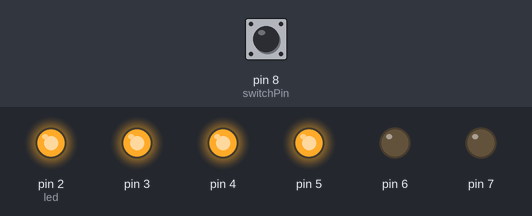
This sketch was run on a simulated Arduino Uno, built with avr-gcc and run on an emulated ATmega328P. On the bench: output pins drawn as LEDs (lit = HIGH). The inputs (shaded band) are chosen by the test bench; at power-on: pin 8 (switchPin) HIGH.

Above: at 9.4 s.
9.5 s: pin 8 (switchPin) pulled LOW for 0.15 s
At 10.9 s:
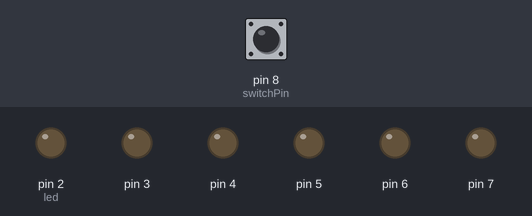
28.6 s: pin 8 (switchPin) pulled LOW for 3.2 s
At 34.7 s:
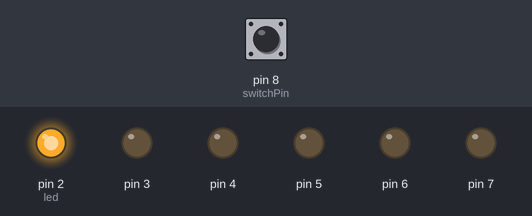
Timing chart, 0 to 41.3 s (numbered marks = the images above; inputs shaded):
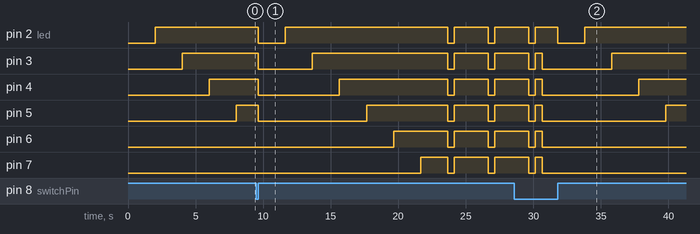

The sketch:

Digital_Hourglass.ino
```cpp
const int switchPin = 8;
unsigned long previousTime = 0;
int switchState = 0;
int prevSwitchState = 0;
int led = 2;
long interval = 2000; // (10 min)

void setup() {
  // put your setup code here, to run once:
  for (int i = 2; i<=7; i++) {
    pinMode(i, OUTPUT);
  }

  pinMode(8, INPUT);
}

void loop() {
  // put your main code here, to run repeatedly:
  unsigned long currentTime = millis();
  // if 10 min has passed since previous light turned on, turn next one on
  if (currentTime - previousTime > interval) {
    previousTime = currentTime;
    digitalWrite(led, HIGH);
    led++;

   //after time is up, flashes until switch is turned
    if (digitalRead(7) == HIGH) {
      if (switchState == prevSwitchState) {
        delay(interval);
        for (int x = 2; x <= 7; x++)
        {
          digitalWrite(x, LOW);
        }
        delay(500);
        for (int y = 2; y <= 7; y++)
        {
          digitalWrite(y, HIGH);
        }
        delay(500);
      }
    }
  }

  // allow the switch to turn all lights off
  switchState = digitalRead(switchPin);
  if (switchState != prevSwitchState) {
    for (int j = 2; j <= 7; j++) {
      digitalWrite(j, LOW);
    }
    led = 2;
    previousTime = currentTime;
  }

  prevSwitchState = switchState;
}
```
